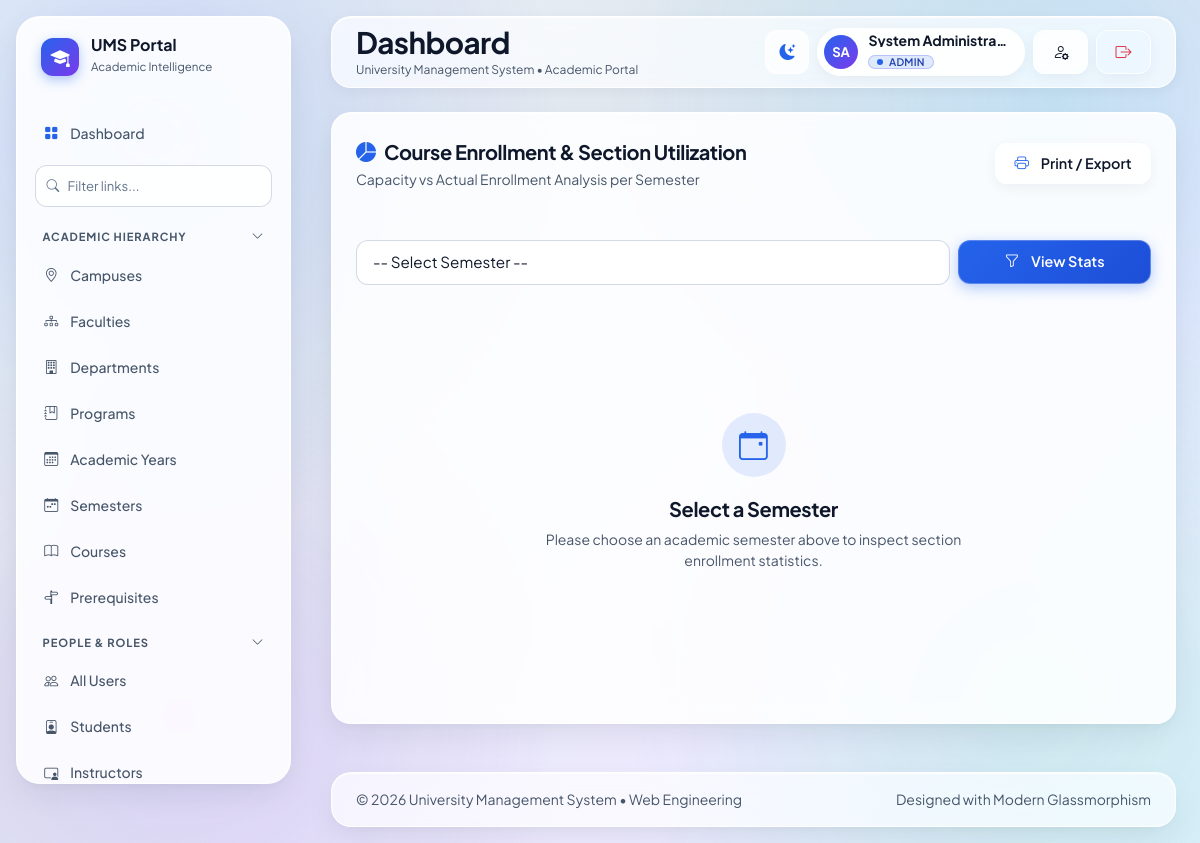
The page /reports/enrollment (signed in) on the database its author committed.
### app/models/auth.py (models this page shows, shortened)
class User(UserMixin, db.Model):
    __tablename__ = 'users'
    id = db.Column(db.Integer, primary_key=True)
    email = db.Column(db.String(120), unique=True, nullable=False, index=True)
    password_hash = db.Column(db.String(256), nullable=False)
    first_name = db.Column(db.String(64), nullable=False)
    last_name = db.Column(db.String(64), nullable=False)
    phone = db.Column(db.String(20), nullable=True)
    is_active = db.Column(db.Boolean, default=True, nullable=False)
    created_at = db.Column(db.DateTime, default=datetime.utcnow, nullable=False)
    updated_at = db.Column(db.DateTime, default=datetime.utcnow, onupdate=datetime.utcnow, nullable=False)
    roles = db.relationship('UserRole', back_populates='user', cascade='all, delete-orphan')
    student_profile = db.relationship('Student', back_populates='user', uselist=False, cascade='all, delete-orphan')
    instructor_profile = db.relationship('Instructor', back_populates='user', uselist=False, cascade='all, delete-orphan')
    staff_profile = db.relationship('Staff', back_populates='user', uselist=False, cascade='all, delete-orphan')
    announcements = db.relationship('Announcement', back_populates='author')
    notifications = db.relationship('Notification', back_populates='user', cascade='all, delete-orphan')
    audit_logs = db.relationship('AuditLog', back_populates='user')
    library_loans = db.relationship('LibraryLoan', back_populates='user')
    transport_assignments = db.relationship('TransportAssignment', back_populates='user')
    @property
    def full_name(self):
        return f"{self.first_name} {self.last_name}"
    def has_role(self, role_name):
        return any(ur.role.name.upper() == role_name.upper() for ur in self.roles if ur.role)
    def get_role_names(self):
        return [ur.role.name for ur in self.roles if ur.role]

class Role(db.Model):
    __tablename__ = 'roles'
    id = db.Column(db.Integer, primary_key=True)
    name = db.Column(db.String(50), unique=True, nullable=False, index=True)
    description = db.Column(db.String(255), nullable=True)
    users = db.relationship('UserRole', back_populates='role', cascade='all, delete-orphan')

### app/routes/reports.py (the view, shortened to what this page needs)
@reports_bp.route('/enrollment')
@login_required
@admin_required
def enrollment_report():
    semester_id = request.args.get('semester_id', type=int)
    semesters = Semester.query.all()
    section_stats = []
    return render_template('reports/enrollment.html', semesters=semesters, selected_semester=semester_id, section_stats=section_stats)

### app/models/auth.py (called while the page is built)
@login_manager.user_loader
def load_user(user_id):
    return User.query.get(int(user_id))

### app/templates/reports/enrollment.html (shortened to what this page needs)
{% extends "base.html" %}
{% import "macros/ui.html" as ui %}
{% block content %}
<div class="glass-card glass-card-dense mb-4">
    <div class="p-3 p-md-4 border-bottom border-light border-opacity-25 d-flex flex-column flex-sm-row justify-content-between align-items-sm-center gap-3">
        <div>
            <div class="d-flex align-items-center gap-2">
                <i class="bi bi-pie-chart-fill text-indigo fs-5"></i>
                <h2 class="fs-5 fw-bold text-main mb-0">Course Enrollment & Section Utilization</h2>
            </div>
            <small class="text-muted">Capacity vs Actual Enrollment Analysis per Semester</small>
        </div>
        <button class="btn btn-glass btn-sm" onclick="window.print()" aria-label="Print or Export Report" style="min-height: 40px; display: inline-flex; align-items: center;">
            <i class="bi bi-printer text-indigo me-1"></i> Print / Export
        </button>
    </div>
    <div class="p-3 p-md-4">
        <form method="GET" class="row g-2 mb-4" role="search">
            <div class="col-12 col-md-9">
                <select name="semester_id" class="form-select glass-input" aria-label="Select Semester" required style="min-height: 44px;">
                    <option value="">-- Select Semester --</option>
                </select>
            </div>
            <div class="col-12 col-md-3">
                <button type="submit" class="btn btn-primary btn-sm w-100" style="min-height: 44px; display: inline-flex; align-items: center; justify-content: center;">
                    <i class="bi bi-funnel me-1"></i> View Stats
                </button>
            </div>
        </form>
        {% if selected_semester %}
        <div class="glass-table-container">
            <table class="glass-table glass-table-cards">
                <thead>
                    <tr>
                        <th scope="col">#</th>
                        <th scope="col">Course Code</th>
                        <th scope="col">Course Title</th>
                        <th scope="col">Section</th>
                        <th scope="col">Instructor</th>
                        <th scope="col">Enrolled</th>
                        <th scope="col">Capacity</th>
                        <th scope="col" style="min-width: 150px;">Utilization Rate</th>
                    </tr>
                </thead>
                <tbody>
                    {% for stat in section_stats %}
                    {% set util = (stat.enrolled_count / stat.max_capacity * 100)|round(1) if stat.max_capacity > 0 else 0 %}
                    <tr>
                        <td data-label="#" class="text-muted">{{ loop.index }}</td>
                        <td data-label="Course Code"><code class="text-indigo fw-bold">{{ stat.course.code if stat.course else '-' }}</code></td>
                        <td data-label="Course Title" class="fw-semibold text-main">{{ stat.course.title if stat.course else '-' }}</td>
                        <td data-label="Section"><span class="glass-badge glass-badge-neutral">Section {{ stat.section_name }}</span></td>
                        <td data-label="Instructor" class="small">{{ stat.instructor.user.full_name if stat.instructor and stat.instructor.user else 'TBD' }}</td>
                        <td data-label="Enrolled"><span class="glass-badge glass-badge-indigo fw-bold">{{ stat.enrolled_count }}</span></td>
                        <td data-label="Capacity" class="text-muted">{{ stat.max_capacity }}</td>
                        <td data-label="Utilization Rate">
                            <div class="d-flex align-items-center gap-2">
                                <div class="progress flex-grow-1" style="height: 8px; background: rgba(148, 163, 184, 0.2); border-radius: 999px;">
                                    <div class="progress-bar {% if util > 90 %}bg-danger{% elif util > 60 %}bg-primary{% else %}bg-secondary{% endif %}" role="progressbar" style="width: {{ util }}%; border-radius: 999px;" aria-valuenow="{{ util }}" aria-valuemin="0" aria-valuemax="100"></div>
                                </div>
                                <span class="small fw-bold text-main">{{ util }}%</span>
                            </div>
                        </td>
                    </tr>
                    {% else %}
                    <tr>
                        <td colspan="8" class="py-4">
                            {{ ui.empty_state(title="No Sections Found", message="No active sections found for this selected semester.", icon="bi-inbox") }}
                        </td>
                    </tr>
                    {% endfor %}
                </tbody>
            </table>
        </div>
        {% else %}
        <div class="py-5 text-center">
            {{ ui.empty_state(title="Select a Semester", message="Please choose an academic semester above to inspect section enrollment statistics.", icon="bi-calendar-event") }}
        </div>
        {% endif %}
    </div>
</div>
{% endblock %}

### app/templates/partials/_topbar.html (shortened to what this page needs)
<nav class="glass-topbar topbar-wrapper px-2 py-2 px-md-4 py-md-2">
    <div class="d-flex align-items-center gap-2 gap-sm-3" style="min-width: 0;">
        <div style="min-width: 0;">
            <h1 class="fs-5 fw-bold mb-0 text-main text-truncate" style="font-size: var(--text-page-title) !important; max-width: clamp(120px, 32vw, 420px);" title="{{ title if title else 'Dashboard' }}">
                {{ title if title else 'Dashboard' }}
            </h1>
            <small class="text-muted d-none d-md-block text-truncate" style="font-size: 0.75rem;">
                {{ app_name }} &bull; Academic Portal
            </small>
        </div>
    </div>
    <div class="d-flex align-items-center gap-1 gap-sm-2 flex-shrink-0">
        <button type="button" class="theme-toggle-btn" id="themeToggleBtn" aria-label="Toggle theme" title="Toggle theme" style="min-width: 44px; min-height: 44px;">
            <i class="bi bi-moon-stars-fill text-indigo"></i>
        </button>
        {% if current_user.is_authenticated %}
            <a href="{{ url_for('auth.profile') }}" class="user-chip text-decoration-none" title="{{ current_user.full_name }} ({{ current_user.get_role_names() | join(', ') }})" aria-label="User Profile" style="min-height: 44px;">
                <div class="user-avatar-initials" style="width: 34px; height: 34px;">
                    {{ current_user.first_name[0] if current_user.first_name else 'U' }}{{ current_user.last_name[0] if current_user.last_name else '' }}
                </div>
                <div class="text-start me-1 d-none d-md-block" style="max-width: 140px;">
                    <span class="d-block fw-bold text-main lh-1 small text-truncate">{{ current_user.full_name }}</span>
                    <span class="status-badge status-indigo py-0 px-2 mt-1" style="font-size: 0.65rem;">
                        {{ current_user.get_role_names() | join(', ') }}
                    </span>
                </div>
            </a>
            <a href="{{ url_for('auth.profile') }}" class="btn btn-glass btn-sm d-none d-sm-inline-flex" title="User Profile & Settings" aria-label="User Profile" style="min-width: 44px; min-height: 44px;">
                <i class="bi bi-person-gear fs-6"></i>
            </a>
            <a href="{{ url_for('auth.logout') }}" class="btn btn-outline-glass btn-sm text-danger" title="Sign Out" aria-label="Sign Out" style="min-width: 44px; min-height: 44px;">
                <i class="bi bi-box-arrow-right fs-6"></i>
            </a>
        {% else %}
            <a href="{{ url_for('auth.login') }}" class="btn btn-primary btn-sm" style="min-height: 44px;">
                <i class="bi bi-box-arrow-in-right me-1"></i> Sign In
            </a>
        {% endif %}
    </div>
</nav>

### app/static/css/tokens.css (style rules this page uses)
:root { --font-sans: 'Plus Jakarta Sans', -apple-system, BlinkMacSystemFont, "Segoe UI", Roboto, "Helvetica Neue", Arial, sans-serif; --text-page-title: clamp(1.25rem, 1rem + 1.2vw, 1.85rem); --text-section-title: clamp(1.1rem, 0.95rem + 0.8vw, 1.45rem); --text-kpi-value: clamp(1.35rem, 1rem + 2cqi, 2.15rem); --text-body-base: 1rem; --text-body-sm: 0.875rem; --text-body-xs: 0.78rem; --space-layout-x: clamp(0.75rem, 0.5rem + 1vw, 1.75rem); --space-layout-y: clamp(0.75rem, 0.5rem + 1vw, 1.5rem); --space-card-p: clamp(1rem, 0.75rem + 0.8vw, 1.5rem); --touch-target-min: 44px; --safe-top: env(safe-area-inset-top, 0px); --safe-bottom: env(safe-area-inset-bottom, 0px); --safe-left: env(safe-area-inset-left, 0px); --safe-right: env(safe-area-inset-right, 0px); --glass-blur-default: 16px; --glass-blur-mobile: 8px; --layout-max-width: 1600px; --color-indigo: #2563EB; --color-indigo-hover: #1D4ED8; --color-violet: #7C3AED; --color-teal: #06B6D4; --color-rose: #F43F5E; --color-amber: #F59E0B; --color-emerald: #10B981; --radius-sm: 8px; --radius-md: 12px; --radius-lg: 20px; --radius-xl: 24px; --radius-full: 9999px; --transition-fast: 150ms ease; --transition-base: 200ms ease; --transition-slow: 300ms ease; --bg-gradient: linear-gradient(135deg, #F1F5F9 0%, #E2E8F0 35%, #EDE9FE 70%, #E0F2FE 100%); --bg-solid-fallback: #F1F5F9; --orbs-opacity: 0.75; --glass-bg: rgba(255, 255, 255, 0.70); --glass-bg-dense: rgba(255, 255, 255, 0.88); --glass-bg-subtle: rgba(255, 255, 255, 0.45); --glass-bg-hover: rgba(255, 255, 255, 0.92); --glass-bg-active: rgba(37, 99, 235, 0.12); --glass-border: 1px solid rgba(255, 255, 255, 0.85); --glass-border-subtle: 1px solid rgba(203, 213, 225, 0.55); --glass-border-strong: 1px solid rgba(255, 255, 255, 0.98); --glass-highlight: inset 0 1px 1px rgba(255, 255, 255, 0.85); --glass-shadow: 0 12px 32px -4px rgba(15, 23, 42, 0.08), 0 4px 12px -2px rgba(15, 23, 42, 0.04); --glass-shadow-hover: 0 20px 40px -6px rgba(37, 99, 235, 0.22); --glass-shadow-sm: 0 4px 14px rgba(15, 23, 42, 0.05); --text-main: #0F172A; --text-muted: #475569; --text-light: #64748B; --text-inverse: #FFFFFF; --input-bg: rgba(255, 255, 255, 0.85); --input-border: rgba(203, 213, 225, 0.85); --input-focus-border: var(--color-indigo); --input-focus-glow: 0 0 0 3px rgba(37, 99, 235, 0.22); --status-green-bg: rgba(16, 185, 129, 0.14); --status-green-text: #065F46; --status-amber-bg: rgba(245, 158, 11, 0.14); --status-amber-text: #92400E; --status-rose-bg: rgba(244, 63, 94, 0.14); --status-rose-text: #9F1239; --status-indigo-bg: rgba(37, 99, 235, 0.14); --status-indigo-text: #1E40AF; --status-teal-bg: rgba(6, 182, 212, 0.14); --status-teal-text: #0E7490; }
.text-indigo { color: var(--color-indigo) !important; }

### rows shown on the page
User: first_name "S", last_name "A", full_name "System Administra…"
Role: get_role_names "ADMIN"

### other values the page prints
{{ title if title else 'Dashboard' }} "Dashboard"
{{ app_name }} "University Management System"
{{ title }} "Select a Semester"
{{ message }} "Please choose an academic semester above to inspect section enrollment statistics."
